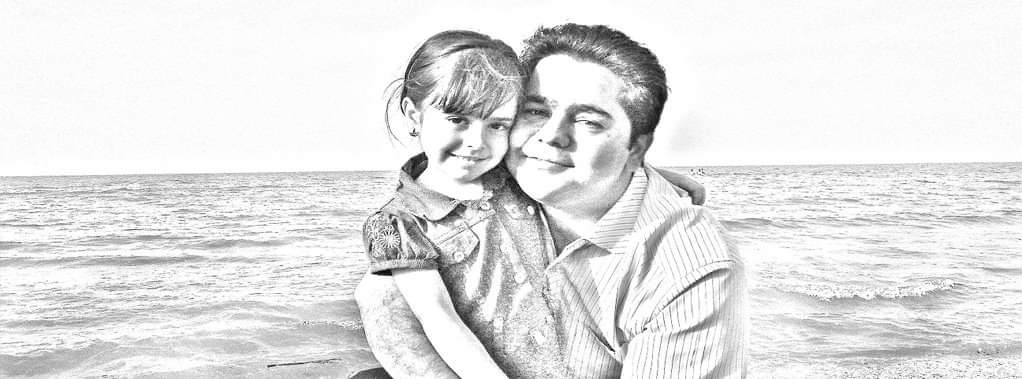
#> input picture image/FB_IMG_1699980572276 (1).jpg, 1022 x 379 px, given in place of FB_IMG_1699980572276.jpg, which was not available
$ jupyter execute --allow-errors Intro2image.ipynb
#> lines starting #> are read from the running program, lines starting #| are printed output that depends on the picture; after the words box and inside, x2 and y2 are one past the last pixel; in counts of white or black regions, pixels touching at a corner belong together; pictures that were not available may be replaced by others from this repository, and a replacement may not be noted
[cell 1]
import matplotlib.pyplot as plt
import numpy as np

[cell 2]
# Load the image
data = np.array(plt.imread('/content/FB_IMG_1699980572276.jpg'))
#> data is the input picture: shape (379, 1022, 3); min 0, max 255, mean 227.3

[cell 3]
# Display the image
plt.imshow(data)
plt.show()

[cell 4]
data.shape
#> Out = (379, 1022, 3)

[cell 5]
data[0, 1000]
#> Out = [251, 251, 251]

[cell 6]
data[:, :, 1] = 0
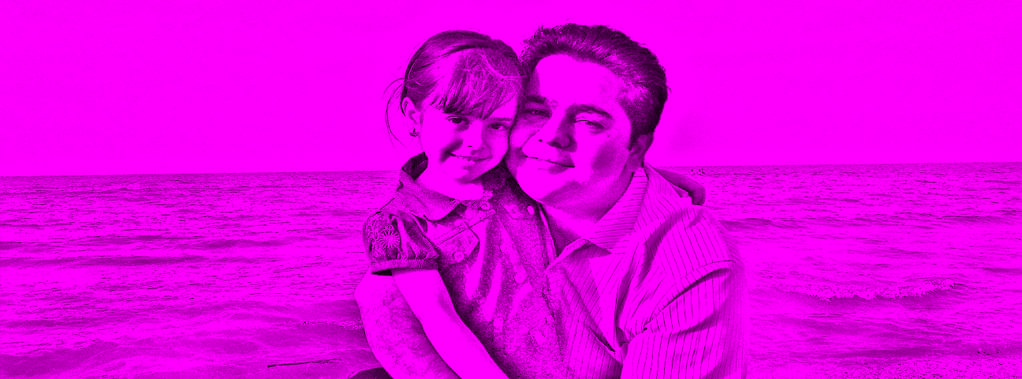
#> data: shape (379, 1022, 3); mean R, G, B 227.3, 0, 227.3
data[:, :, 2] = 0
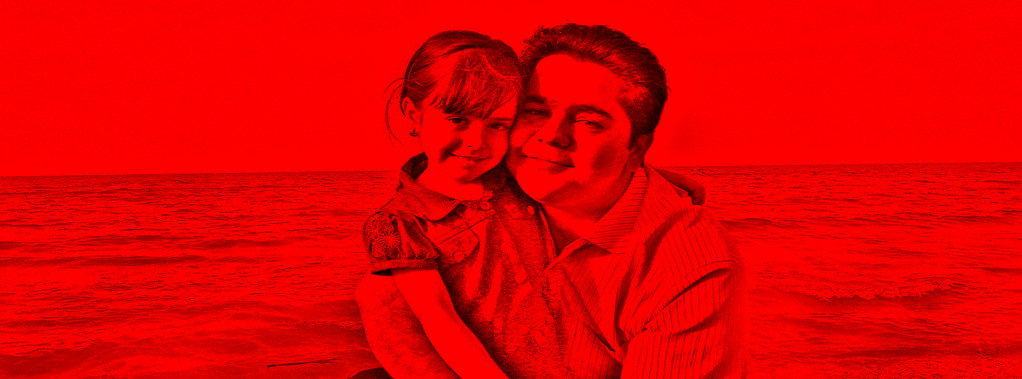
#> data: shape (379, 1022, 3); mean R, G, B 227.3, 0, 0
plt.imshow(data)
plt.show()

[cell 7]
# Load the image
data = np.array(plt.imread('/content/FB_IMG_1699980572276.jpg'))


# Set the red channel in this part of the image to 0
data[0:380, 0:350, 0] = 0
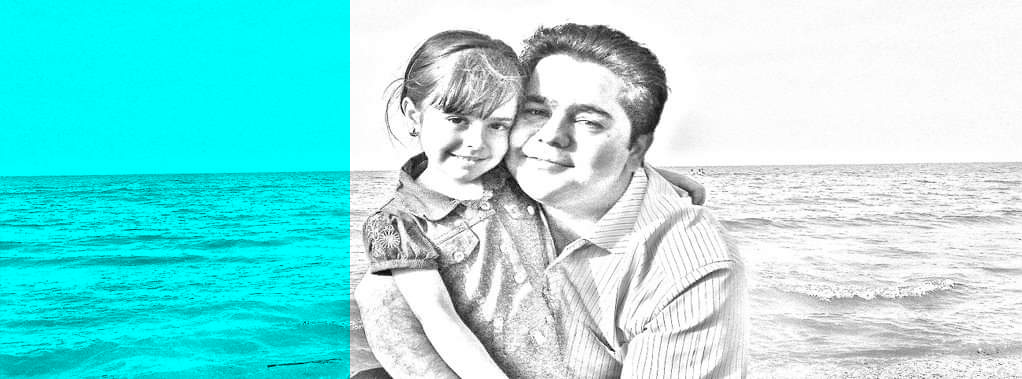
#> data: shape (379, 1022, 3); mean R, G, B 146.5, 227.3, 227.3

# Set the green channel in this part of the image to 255
data[0:750, 0:750, 1] = 255
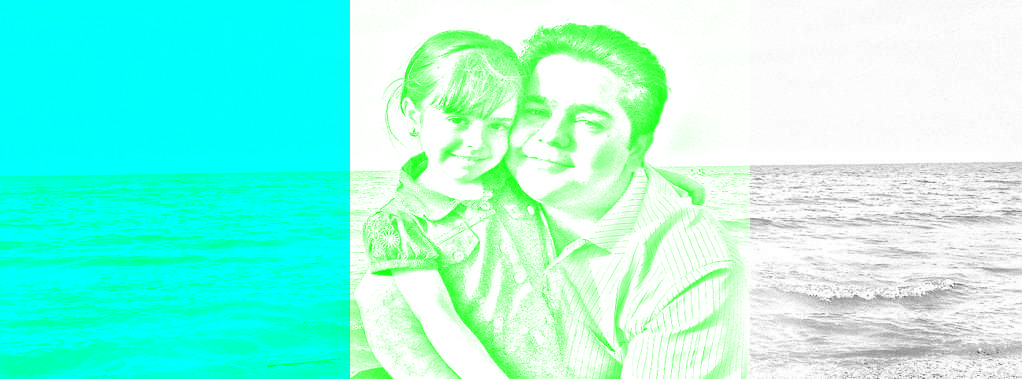
#> data: shape (379, 1022, 3); mean R, G, B 146.5, 250.5, 227.3

# Set the blue channel in this part of the image to 0
data[0:100, 0:100, 2] = 0
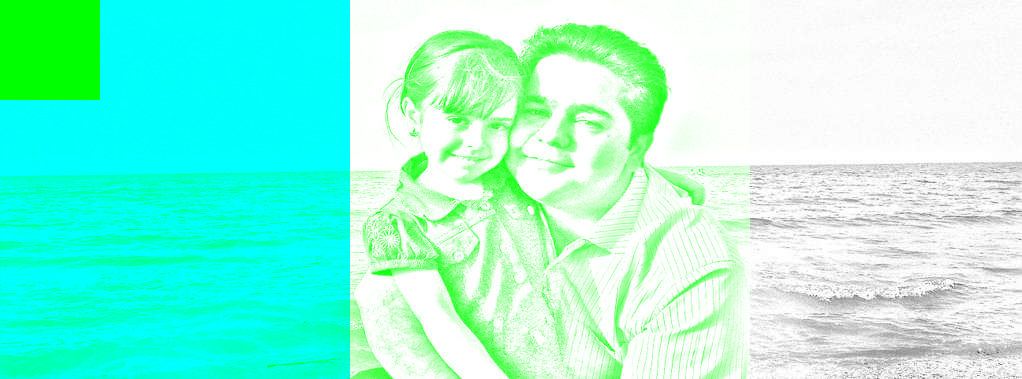
#> data: shape (379, 1022, 3); 2.58% of pixels changed, all inside (x1, y1, x2, y2) = (0, 0, 100, 100)

# Visualize the result
plt.imshow(data)
plt.show()

[cell 8]
# RGB to Grayscale Conversion Function
# A simple function named rgb2gray that converts an input RGB image to a grayscale image.
# It calculates the grayscale image by taking a weighted average of the red, green, and blue values for each pixel.
# The weights used are 0.299 for red, 0.587 for green, and 0.114 for blue.
# The result is returned as an integer grayscale image.
def rgb2gray(rgb):
    return np.dot(rgb[...,:3], [0.299, 0.587, 0.114]).astype(int)

[cell 9]
# Example usage of the rgb2gray function
img = plt.imread('/content/3333333333.jpg')
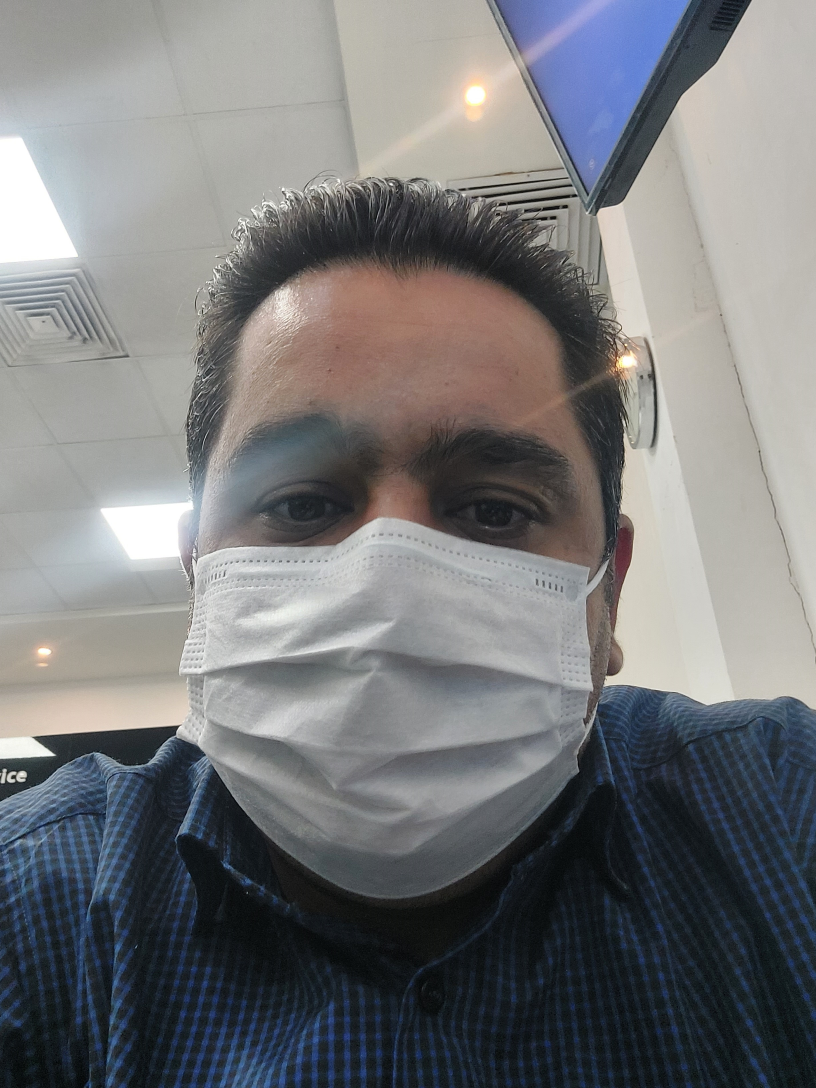
#> input picture image/3333333333.jpg, 2448 x 3264 px, found by its file name (shown at 1/3 size)
#> img is the input picture: shape (3264, 2448, 3); mean R, G, B 118.8, 119.7, 121.3
Amirsol = rgb2gray(img)
#> in rgb2gray, `return np.dot(rgb[...,:3], [0.299, 0.587, 0.114]).astype(int)`:
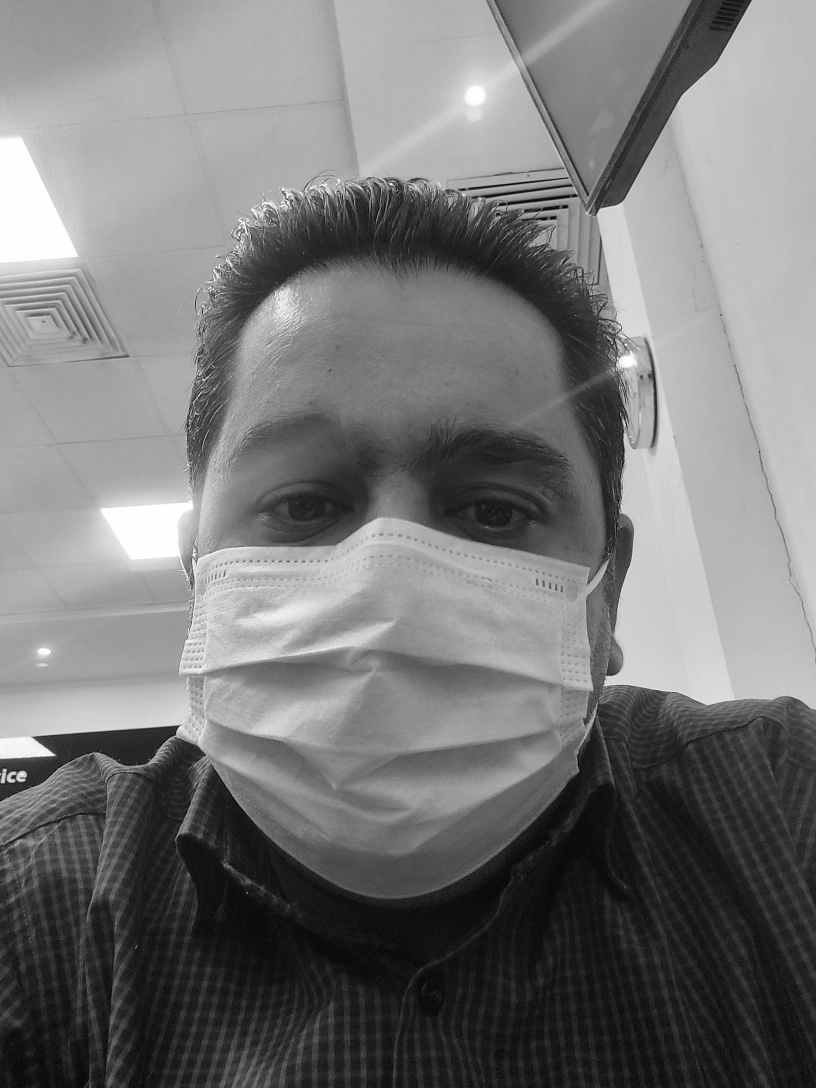
#> returned value: shape (3264, 2448) int64 (shown at 1/3 size); min 0, max 254, mean 119.1

#> (a cell that did not finish here is left out)

[cell 11]
Amirsol.shape
#> Out = (3264, 2448)

[cell 12]
Amirsol[250, 200]
#> Out = 168
